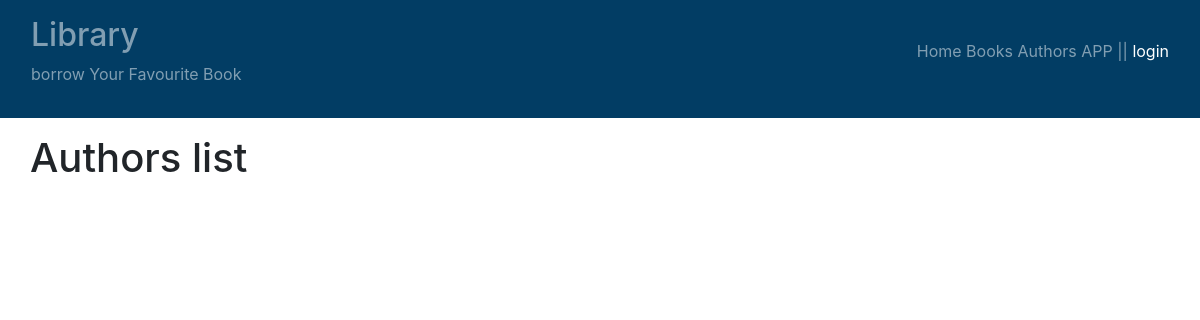
/books/authors-list, run on an earlier commit of the app's database.
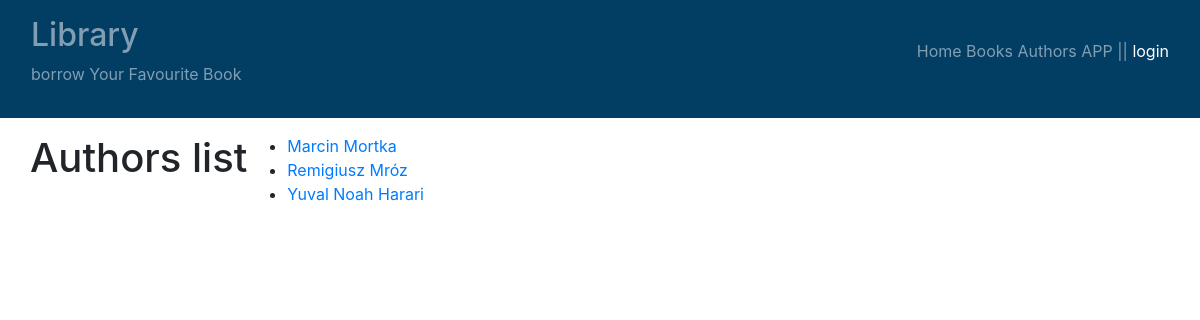
And on a later commit of the database.
### books/models.py (models this page shows, shortened)
class Author(models.Model):
    name = models.CharField(max_length=25, unique=True)
    bio = models.TextField(
        blank=True,
        null=True
    )
    class Meta:
        ordering = ["name"]

### books/views.py (the view)
# urls.py: path("authors-list", authors_list, name="authors_list"),
def authors_list(request):
    authors = Author.objects.all()
    return render(
        request=request,
        context={
            "authors": authors,
        },
        template_name="books/authors_list.html"
    )

### books/templates/books/authors_list.html (shortened to what this page needs)
{% extends "books/main.html" %}
{% load bootstrap4 %}
{% block content %}
<div class="row">
    <h1>Authors list</h1>
    <ul>
    {% for a in authors %}
    <li><a href="{% url 'books:author_details' a.id %}">{{ a.name }}</a></li>
    {% endfor %}
</ul>
</div>
{% endblock %}

What changed in the data, as far as the page shows it:
added Author: name "Marcin Mortka"
added Author: name "Remigiusz Mróz"
added Author: name "Yuval Noah Harari"
